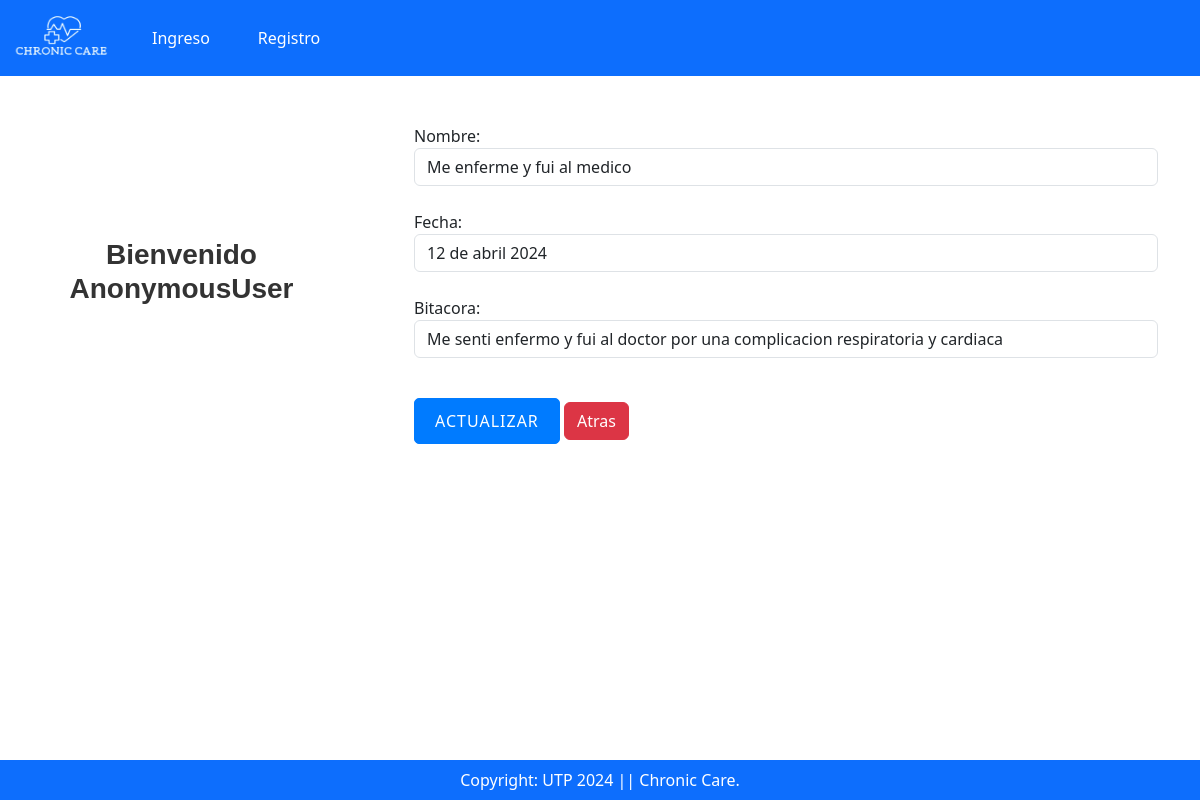
Screenshot of /updateAddress/1 with the database file from the repository.
### app/models.py (models this page shows, shortened)
class Customer(models.Model):
    usuario = models.ForeignKey(User,on_delete=models.CASCADE) #user
    nombre = models.CharField(max_length=200) #name
    fecha = models.CharField(max_length=50)
    bitacora = models.CharField(max_length=500)

### app/views.py (the view, shortened to what this page needs)
# urls.py: path('updateAddress/<int:pk>',views.updateAddress.as_view(), name = 'updateAddress'),
class updateAddress(View):
    def get(self,request,pk):
        add= Customer.objects.get(pk=pk)
        form = CustomerProfileForm(instance=add)
        return render(request, 'app/updateAddress.html', locals())

### app/forms.py
class CustomerProfileForm(forms.ModelForm):
    class Meta:
        model = Customer
        fields = ['nombre','fecha','bitacora']
        widgets = {
            'nombre': forms.TextInput(attrs={'class': 'form-control'}),
            'fecha': forms.TextInput(attrs={'class': 'form-control'}),
            'bitacora': forms.TextInput(attrs={'class': 'form-control'}),
        }

### app/templates/app/updateAddress.html (shortened to what this page needs)
{% extends 'app/base.html' %}
{% load static %}
{% block main-content %}
<div class = "container my-5">
    <div class = "row">
        <h3 class="text-center mb-4 fw-bold">Bienvenido <span class="text-capitalize">{{ request.user }}</span></h3>
    </div>
    <div class = "col-sm-8 offset-sm-1">
        <form action ="" method="post">
            {% for fm in form %}
            {{fm.label_tag}}{{fm}}
            <small class="text-danger"> {{fm.errors|striptags}}</small><br>
            {% endfor %}
            <div class="col-12 mt-3">
                <button type="submit" class="btn btn-primary">Actualizar</button>
                <a href="{% url 'address' %}" type ='button' class='btn btn-danger'> Atras </a>
            </div>
        </form>
    </div>
</div>
{%endblock main-content%}

### app/static/app/css/style.css (style rules this page uses)
.btn.btn-primary { opacity: 1 !important; visibility: visible !important; }
h3.text-center.mb-4 { color: #333333; font-family: 'Arial', sans-serif; }
.container { margin-top: 5%; display: flex; justify-content: center; align-items: center; }
.btn-primary { background-color: #007bff; border-color: #007bff; padding: 10px 20px; border-radius: 5px; font-size: 16px; text-transform: uppercase; letter-spacing: 1px; }

### rows the page displays
Customer: form "Me enferme y fui al medico" "12 de abril 2024" "Me senti enfermo y fui al doctor por una complicacion respiratoria y cardiaca"

### other values shown
{{ request.user }} "AnonymousUser"
{{ fm.label_tag }} "Nombre:" "Fecha:" "Bitacora:"
